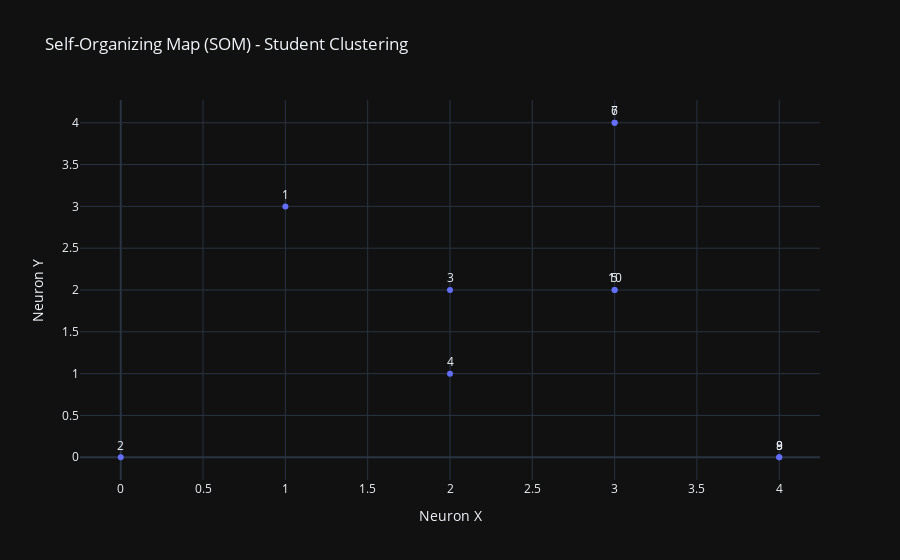

Notebook code cell kept with this figure:
### Code cell
# Plot SOM using Plotly
fig = px.scatter(
    results_df,
    x="Neuron X",
    y="Neuron Y",
    text="Student",
    title="Self-Organizing Map (SOM) - Student Clustering",
    labels={"Neuron X": "Neuron X", "Neuron Y": "Neuron Y"},
    template="plotly_dark",
    size_max=15
)
fig.update_traces(textposition='top center')
fig.update_layout(showlegend=False)
fig.show()

### Figure 1 — Plotly figure (JSON) as saved in the notebook; plotly's stock layout.template omitted (floating-point values rounded to 4 significant figures)
{"data": [{"hovertemplate": "Neuron X=%{x}<br>Neuron Y=%{y}<br>Student=%{text}<extra></extra>", "legendgroup": "", "marker": {"color": "#636efa", "symbol": "circle"}, "mode": "markers+text", "name": "", "orientation": "v", "showlegend": false, "text": [1, 2, 3, 4, 5, 6, 7, 8, 9, 10], "textposition": "top center", "type": "scatter", "x": [1, 0, 2, 2, 3, 3, 3, 4, 4, 3], "xaxis": "x", "y": [3, 0, 2, 1, 2, 4, 4, 0, 0, 2], "yaxis": "y"}], "layout": {"legend": {"tracegroupgap": 0}, "showlegend": false, "title": {"text": "Self-Organizing Map (SOM) - Student Clustering"}, "xaxis": {"anchor": "y", "domain": [0, 1], "title": {"text": "Neuron X"}}, "yaxis": {"anchor": "x", "domain": [0, 1], "title": {"text": "Neuron Y"}}}}
